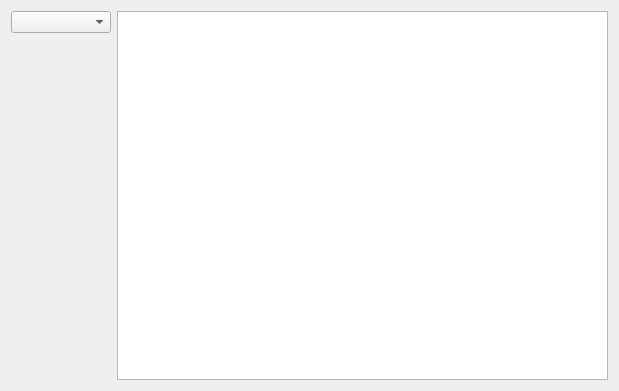
<?xml version="1.0" encoding="UTF-8"?>
<ui version="4.0">
 <class>DisplayTableForm</class>
 <widget class="QWidget" name="DisplayTableForm">
  <property name="geometry">
   <rect>
    <x>0</x>
    <y>0</y>
    <width>619</width>
    <height>391</height>
   </rect>
  </property>
  <property name="windowTitle">
   <string>Form</string>
  </property>
  <layout class="QGridLayout" name="gridLayout">
   <item row="0" column="0">
    <layout class="QHBoxLayout" name="horizontalLayout">
     <item>
      <layout class="QVBoxLayout" name="verticalLayout">
       <item>
        <widget class="QComboBox" name="comboBox">
         <property name="minimumSize">
          <size>
           <width>100</width>
           <height>0</height>
          </size>
         </property>
        </widget>
       </item>
       <item>
        <spacer name="verticalSpacer">
         <property name="orientation">
          <enum>Qt::Vertical</enum>
         </property>
         <property name="sizeHint" stdset="0">
          <size>
           <width>20</width>
           <height>348</height>
          </size>
         </property>
        </spacer>
       </item>
      </layout>
     </item>
     <item>
      <widget class="QTableView" name="tableView"/>
     </item>
    </layout>
   </item>
  </layout>
 </widget>
 <resources/>
 <connections/>
</ui>
